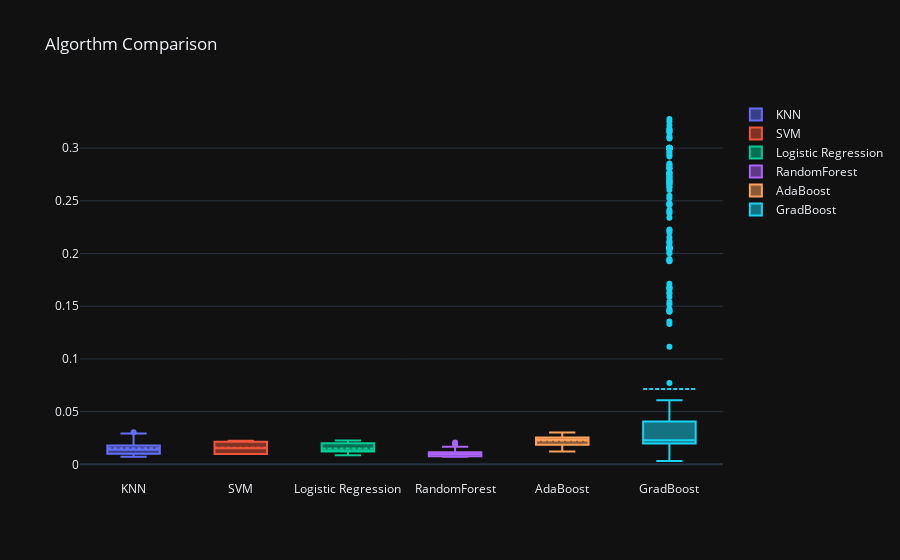

The notebook cell this image was saved under:
### Code cell
plot_box(compare_df2['Stds'])
